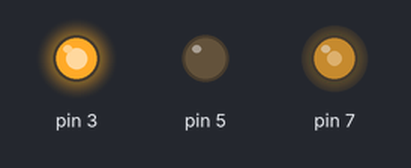
Recording of a program running on a simulated Raspberry Pi (header pin numbers). Parts: output pins drawn as LEDs (lit = HIGH). At 5.0 s the program stops and its outputs stay as they are.

Above: at 0.1 s.
At 2.1 s:
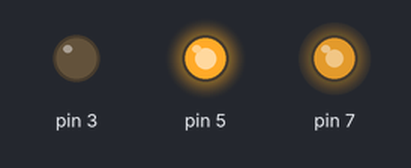
At 5.1 s:
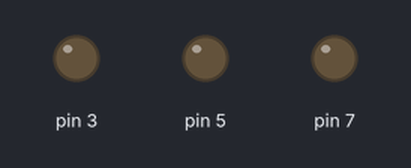
Timing chart, 0 to 6.5 s (numbered marks = the images above):
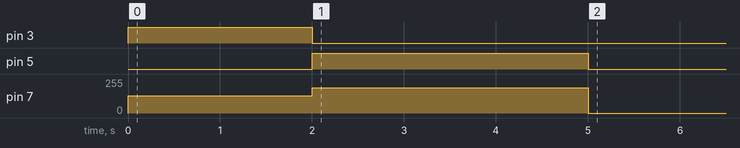

The program:

gpio.py
```python
import RPi.GPIO as GPIO
from time import sleep
GPIO.setmode(GPIO.BOARD)
GPIO.setup(03, GPIO.OUT)
GPIO.setup(05, GPIO.OUT)
GPIO.setup(07, GPIO.OUT)
pwm=GPIO.PWM(07, 100)
pwm.start(0)
GPIO.output(03, True)
GPIO.output(05, False)
pwm.ChangeDutyCycle(50)
GPIO.output(07, True)
sleep(2)
GPIO.output(07, False)
GPIO.output(03, False)
GPIO.output(05, True)
pwm.ChangeDutyCycle(75)
GPIO.output(07, True)
sleep(3)
GPIO.output(07, False)
pwm.stop()
GPIO.cleanup()
```

Measured:
- by itself, pin 3: LOW → HIGH at 0.00 s, → LOW 2.0 s later
- by itself, pin 5: LOW → HIGH at 2.0 s, → LOW 3.0 s later
- by itself, pin 7: 0/255 → 128/255 at 0.00 s, → 191/255 2.0 s later, → 0/255 3.0 s later
